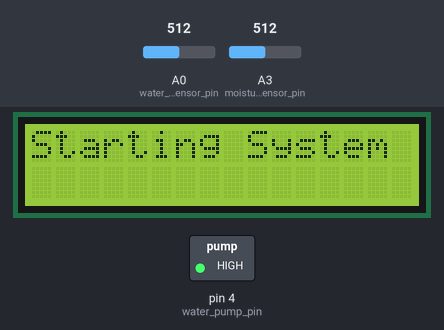
The sketch below on a simulated Arduino Uno, built with avr-gcc and run on an emulated ATmega328P. Shown: 16×2 character LCD, switched loads named in the sketch (green lamp = pin HIGH). Inputs (shaded band) come from the test bench; at power-on: A0 (water_level_sensor_pin) = 512, A3 (moisture_sensor_pin) = 512. What the sketch prints to the serial monitor is not drawn.

Above: at 1.2 s.
1.3 s: A0 (water_level_sensor_pin) set to 327
13.6 s: A0 (water_level_sensor_pin) set to 307
At 24.82 s:
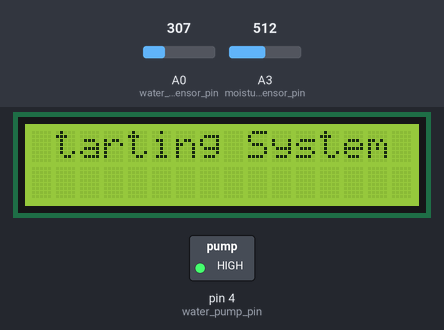
At 25.8 s:
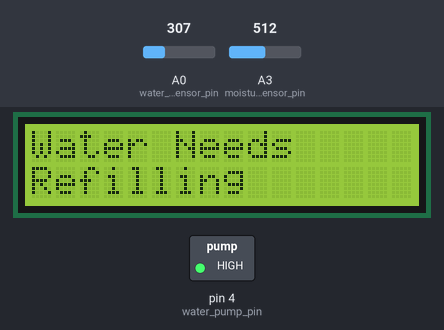
Timing chart, 0 to 27.3 s (numbered marks = the images above; inputs shaded):
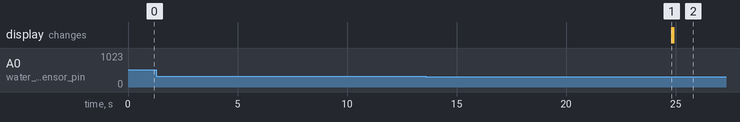

Measured:
- the behaviour switches between 315 and 314 on A0 (water_level_sensor_pin) (found by bisection; images 0 and 1)
- after the input at 1.3 s, every drawn part: stays the same
- after the input at 13.6 s, the display: changes after 11.2 s (image 1)

The sketch:

plantpot.ino
```cpp
#include <LiquidCrystal.h>

LiquidCrystal lcd(7, 8, 9, 10, 11 , 12);  // This sets up the LCD Screen

int refresh_time = 43200000;  // How often the system checks for updates (In milliseconds) (this is 12 hours)
int moisture_sensor_pin = A3;
int moisture;

int water_level_sensor_pin = A0;
int water_level;

int water_pump_pin = 4;

double desired_moistness = 415;
double desired_water_level = 315;

String lcd_state;

bool watering_active = false; // This is used for debugging

void clear_lcd() {
  lcd.setCursor(0, 0);
  lcd.print(" ");
  lcd.setCursor(0, 1);
  lcd.print(" ");
}

void lcd_write(String type, String value = "Null") {
  if (type == "starting_system" && lcd_state != "starting_system") {
    clear_lcd();
    lcd.setCursor(0, 0);
    lcd.print("Starting System");
    lcd_state = "starting_system";
  }
  else if (type == "water_plant" && lcd_state != "water_plant") {
    clear_lcd();
    lcd.begin(16, 2);
    lcd.setCursor(0, 0);
    lcd.print("Adding Water");
    lcd.setCursor(0, 1);
    lcd.print("For Seconds");
    lcd_state = "water_plant";
  }
  else if (type == "water_warning" && lcd_state != "water_warning") {
    clear_lcd();
    lcd.begin(16, 2);
    lcd.setCursor(0, 0);
    lcd.print("Water Needs");
    lcd.setCursor(0, 1);
    lcd.print("Refilling");
    lcd_state = "water_warning";
  }
  else if (type != "water_warning" && type != "water_plant" && type != "starting_system") {
    if (lcd_state != "UNKNOWN") {
      clear_lcd();
      lcd.begin(16, 2);
      lcd.setCursor(0, 0);
      lcd.print("UNKNOWN LCD");
      lcd.setCursor(0, 1);
      lcd.print("STRING");
      Serial.println(type);  // See what string is being sent to the function
    }
  }
}

void setup() {
  Serial.begin(9600);
  lcd.begin(16, 2);
  lcd_write("starting_system");
  String lcd_state = "starting_screen";

  pinMode(moisture_sensor_pin, INPUT);
  pinMode(water_level_sensor_pin, INPUT);
  pinMode(water_pump_pin, OUTPUT);

  digitalWrite(water_pump_pin, HIGH);  // The relay is inversed so HIGH = LOW (GRRR)
}

void water_plant(int duration) {
  int start_time = millis();

  //lcd_write("water_plant", duration);
  Serial.println("Watering Plant");

  while (millis()-start_time <= duration){
    if (watering_active == true){ // if the system is not in debug mode
      digitalWrite(water_pump_pin, LOW);  // Turn the pump on
    }
    else {
      Serial.println("NO ACTIVE WATERING - WATER_ACTIVE NEEDS TO BE TRUE FOR WATERING");
    }
  }

  digitalWrite(water_pump_pin, HIGH);  // Turn the pump off
  Serial.println("Finishing Watering");
}

void water_warning() {
  if (lcd_state != "water_warning"){  // This makes sure that the screen isnt getting spammed with messages to update
    lcd_write("water_warning");
  }
}

void loop() {

  moisture = analogRead(moisture_sensor_pin);  // Get the value of the moisture sensor
  water_level = analogRead(water_level_sensor_pin);  // Get the value of the water level sensor


  Serial.println(moisture);

  if (water_level < desired_water_level) {
    Serial.println("Low Water Level");
    water_warning();
  }

  else if (moisture > desired_moistness) {
    water_plant(500);  // TODO This needs to be changed to compensate for the amount of water that may be requried, or just go linear
    Serial.println("Watering Plant");
  }

  delay(refresh_time);  // Save power by making the system sleep until it is time to use it again
}
```
